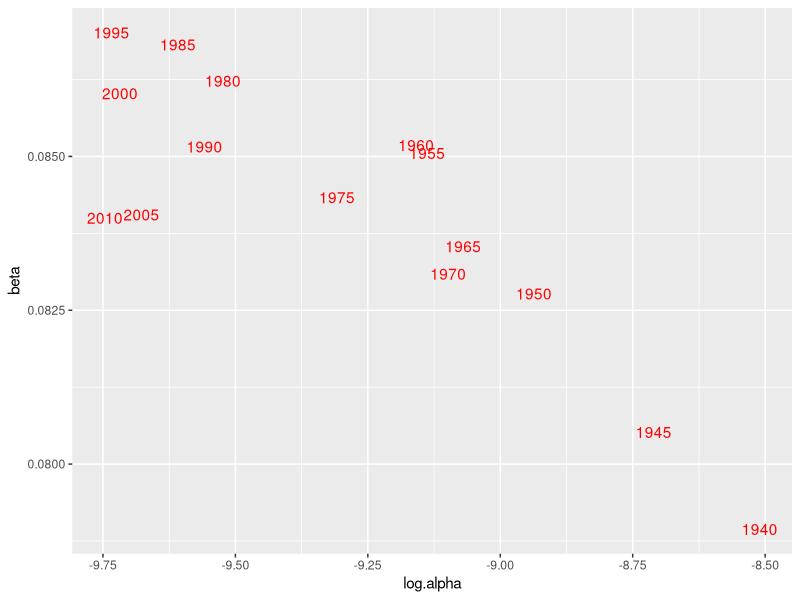

Recreate this plot in R.
library(tidyverse)

# Reads in a life table and returns the Gompertz parameters for each age interval 
# df: a life table with years, ages, and nmx
# start: start year
# end: end year
# interval: age intervals 


Gompertz <- function(df, start, end, interval) {
# DEFINE START YEAR, END YEAR, AND INTERVAL LENGTH
START_YEAR <- start
END_YEAR <- end
INTERVAL <- interval
NUM_COHORTS <- (END_YEAR - START_YEAR)/INTERVAL 

# Make sure the limits are what you specified!
life_table <- df %>%
  separate(Year, into = c("start_year", "end_year"), sep = "-")  %>%
  filter(start_year >= START_YEAR)
life_table


# check to see if the data got read in properly
# head(life_table)

# First, set up a vector of ages from 40 to 85, by 5
age=seq(40,85,by=5)
# age

# Create names for the column headings
mx.names=paste("mx",seq(START_YEAR,END_YEAR,by=INTERVAL),sep="")
# mx.names

# Create a data frame to hold all the mx values
Mx=data.frame(cbind(age,matrix(0,nr=length(age),nc=NUM_COHORTS+ 1)))
Mx
names(Mx)=c("age",mx.names)
Mx

# Now extract the mx values from the Swedish life table file and stick them into Mx
# Confusingly, there are two sources of the mx data with different names; this if/else will determine what the name of mortality rate column is. 
varname <- ""
if("Total" %in% colnames(life_table)){
  varname <- "Total"
} else {
  varname <- "mx"
}
varname

for(i in age) {
  temp <- life_table %>% subset(Age==i) %>% select(varname)
  print(temp[,1])
  Mx[age==i,0:NUM_COHORTS+2] <- head(temp[,1], n=(NUM_COHORTS+2))
}
Mx
# Gompertz model for ages 40-85 is mu(x)=alpha * exp(beta*x)
# Or log(mu(x)) = log(alpha) + beta*x
# so for each column, regress log(mu(x)) on x. Intercept will be log(alpha), slope is beta
# Let's create the smaller empty matrix to hold the parameter estimates from the regressions

year=seq(START_YEAR,END_YEAR,by=INTERVAL)
Gompertz.params = data.frame(year,matrix(0,nrow=length(year),ncol=3))
names(Gompertz.params)= c("years","log.alpha","beta","alpha")
# row.names(Gompertz.params) <- Gompertz.params$years
Gompertz.params

# Now get log(alpha) and beta and stick them into Gompertz.params
# There are 17 decades so we'll do this 17 times.
# lm does the regression, coef grabs the coefficients
for(i in 1:nrow(Gompertz.params)) {
  Gompertz.params[i,2:3] = coef(lm(log(Mx[,i+1])~Mx[,1]))
}

Gompertz.params[,"alpha"]=exp(Gompertz.params[,"log.alpha"])
Gompertz.params

# OK, now plot the parameters alpha and beta
# with(Gompertz.params,plot(alpha,beta))

# plot log(alpha) and beta, and label with the year
# with(Gompertz.params,plot(log.alpha,beta,type="n"))
# with(Gompertz.params,text(log.alpha,beta,year))

return(params = Gompertz.params)
}


# USAGE

# Gompertz(df = lifetable, start = start year, end = end year, interval = table interval)
# Returns a table of the Gompertz parameters for each age specified by start, end, and interval parameters

spain = read.table("spain_deathrates_1x10.txt",skip=1, header=T,na.string=".")
spain_gompertz <- Gompertz(df = spain , start = 1830, end = 1910, interval = 10)
test1 <-spain_gompertz %>% ggplot() + geom_text(mapping = aes(x=log.alpha,y=beta, label=years), color="red") 


spain_2 = read.table("spain_fltper_1x10.txt",skip=1, header=T,na.string=".")
spain_2_gompertz <- Gompertz(df = spain_2 , start = 1830, end = 1910, interval = 10)
test2 <- spain_2_gompertz %>% ggplot() + geom_text(mapping = aes(x=log.alpha,y=beta, label=years), color="red") 

usa <- read.table("usa.txt",skip=1, header=T,na.string=".")
usa_gompertz <- Gompertz(df= usa, start = 1940, end = 2010, interval = 5)
usa_gompertz %>% ggplot() + geom_text(mapping = aes(x=log.alpha,y=beta, label=years), color="red") 

# library(gridExtra)
# grid.arrange(test1, test2)
